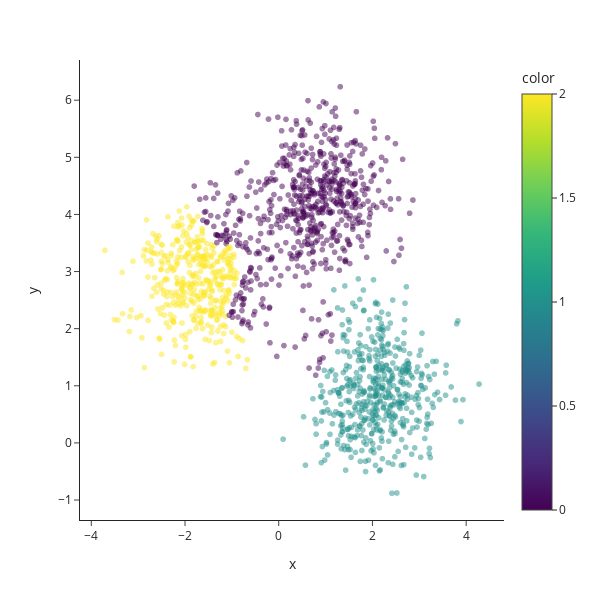

Notebook code cell kept with this figure:
### Markdown cell above
#### <a id='toc1_1_2_2_'></a>[Complete linkage](#toc0_)

### Code cell
# complete linkage penalizes heavily outliers
agglomerative = cluster.AgglomerativeClustering(n_clusters=3,linkage='complete')
pred = agglomerative.fit_predict(X)

# Matplotlib
# plt.figure(figsize=(5, 5))
# plt.scatter(X[:, 0], X[:, 1], c=pred,alpha=0.5)
# plt.show()

# Plotly
fig = px.scatter(x=X[:, 0], y=X[:, 1], color=pred, opacity=0.5)
fig.update_layout(height=600, width=600)
fig.show()

### Figure 1 — Plotly figure (JSON) as saved in the notebook; plotly's stock layout.template omitted (floating-point values rounded to 4 significant figures; data arrays with more than 128 entries replaced by an {"elided": "..."} marker saying what was removed)
{"data": [{"hovertemplate": "x=%{x}<br>y=%{y}<br>color=%{marker.color}<extra></extra>", "legendgroup": "", "marker": {"color": {"elided": "1500 int values"}, "coloraxis": "coloraxis", "opacity": 0.5, "symbol": "circle"}, "mode": "markers", "name": "", "showlegend": false, "type": "scattergl", "x": {"elided": "1500 float values"}, "xaxis": "x", "y": {"elided": "1500 float values"}, "yaxis": "y"}], "layout": {"coloraxis": {"colorbar": {"title": {"text": "color"}}, "colorscale": [[0, "#440154"], [0.1111, "#482878"], [0.2222, "#3e4989"], [0.3333, "#31688e"], [0.4444, "#26828e"], [0.5556, "#1f9e89"], [0.6667, "#35b779"], [0.7778, "#6ece58"], [0.8889, "#b5de2b"], [1, "#fde725"]]}, "height": 600, "legend": {"tracegroupgap": 0}, "margin": {"t": 60}, "width": 600, "xaxis": {"anchor": "y", "domain": [0, 1], "title": {"text": "x"}}, "yaxis": {"anchor": "x", "domain": [0, 1], "title": {"text": "y"}}}}
